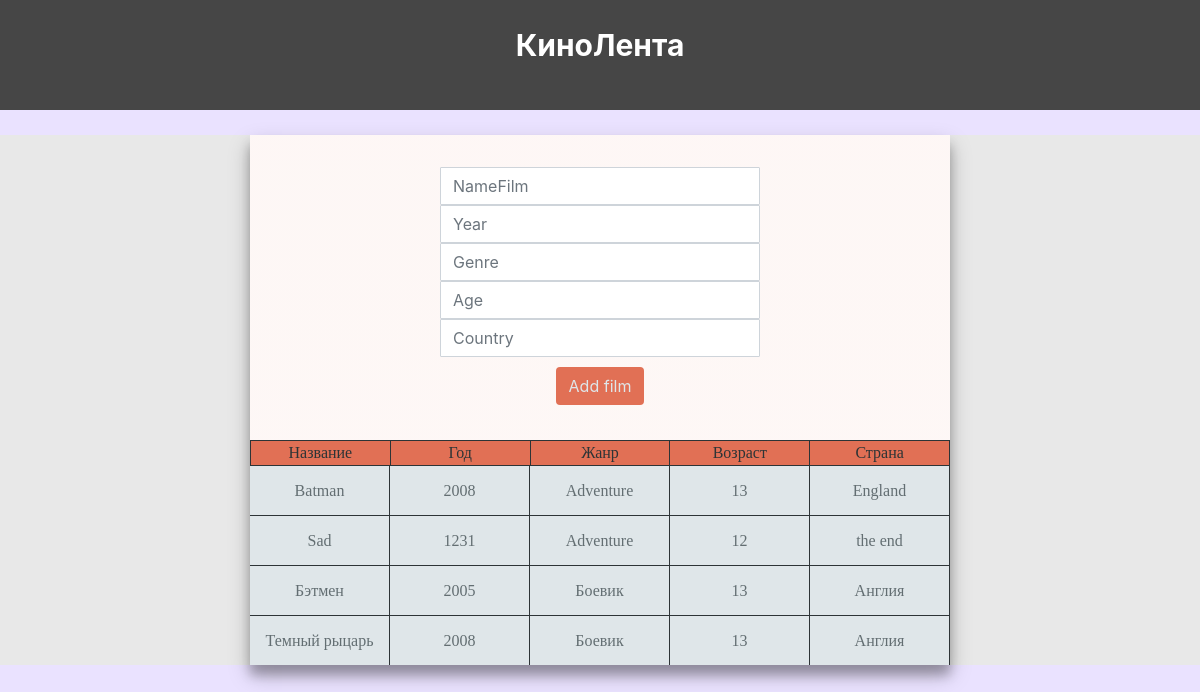
The page /sample.test/_www/index.php on the database its author committed.
### tables this page shows
CREATE TABLE `films` (
  `namefilm` varchar(255) NOT NULL,
  `year` smallint(4) NOT NULL,
  `genre` text NOT NULL,
  `age` smallint(2) NOT NULL,
  `country` text NOT NULL
);

### sample.test/_www/handler-output.php (called while the page is built)
<?php
$data = array();
$sqlShow = "SELECT * FROM films";
if(($connection->query($sqlShow)) != NULL)
{
    $i = 0;
    foreach($connection->query($sqlShow) as $row)
    {
        $data[$i] = $row;
        $i++;
    }
}

### sample.test/_www/index.php (the view, shortened to what this page needs)
<!DOCTYPE html>
<html>
<head>
<link rel="stylesheet" type="text/css" href="css/bootstrap.min.css">
<link rel="stylesheet" type="text/css" href="css_main.css">
</head>
<body>
<div class="container-fluid" id="Header">
   <div class="row" id="find_str">
        <div class="col logo_div "> <a href="index.php" class="logo_text"> <b>КиноЛента</b> </a> </div>
   </div>
</div>
<?php
require_once('db_connect.php');
require_once ('handler-output.php');
?>
<div class="cont_up">
        <div class="container col-7" id="cont">
                   <div class="row justify-content-center align-items-center" style="width: inherit; margin: 0">
                              <div class="col-6">
                                   <form class="valid-form" action="index.php" method="post">
                                       <input type="text" id="film" name="name" class="form-control valid-input" placeholder="NameFilm">
                                       <input type="text" id="year" name="year" class="form-control valid-input num-input" placeholder="Year">
                                       <input type="text" id="genre" name="genre" class="form-control valid-input" placeholder="Genre">
                                       <input type="text" id="age" name="age" class="form-control valid-input" placeholder="Age">
                                       <input type="text" id="country" name="country" class="form-control valid-input" placeholder="Country">
                                       <input type="submit" id="btn-submit" class="valid-btn btn" name="ready" value="Add film">
                                   </form>
                               </div>
                   </div>
                   <div class="row justify-content-center" style="width: inherit; margin-top: 5%; margin-left: 0">
                       <div class="col topic-table" style="border-left: 0.5px solid #2d3436" >Название</div>
                       <div class="col topic-table">Год</div>
                       <div class="col topic-table">Жанр</div>
                       <div class="col topic-table">Возраст</div>
                       <div class="col topic-table">Страна</div>
                   </div>
            <?php
                foreach($data as $row)
                {
                    ?>
                     <div class="row justify-content-center" id="table">
                           <div class="col item-table font-style">
                             <div class="row align-items-center justify-content-center family">
                                 <div class="col"><?php echo $row['namefilm']?></div>
                             </div>
                           </div>
                             <div class="col item-table font-style" style="height: inherit;">
                                 <div class="row align-items-center justify-content-center family" style="height: inherit;">
                                     <div class="col"><?php echo $row['year']?></div>
                                 </div>
                             </div>
                             <div class="col item-table font-style" style="height: inherit;">
                                 <div class="row align-items-center justify-content-center family">
                                     <div class="col"><?php echo $row['genre']?></div>
                                 </div>
                             </div>
                             <div class="col item-table font-style" style="height: inherit;">
                                 <div class="row align-items-center justify-content-center family">
                                     <div class="col"><?php echo $row['age']?></div>
                                 </div>
                             </div>
                             <div class="col item-table font-style" style="height: inherit;">
                                 <div class="row align-items-center justify-content-center family">
                                     <div class="col"><?php echo $row['country']?></div>
                                 </div>
                             </div>
                   </div>
          <?php } ?>
        </div>
</div>
</body>
</html>

### sample.test/_www/css_main.css (style rules this page uses)
body { background: #EAE2FF; }
#Header { background: #464646; height: 110px; }
.logo_text { font-size: 30px; color: white; }
.logo_div { text-align: center; color: white; }
#find_str { padding-top: 2%; }
#cont { background: linear-gradient(to top, #ffffff -1000%, #f0ae9e 10000%); height: 95%; margin-top: 25px; margin-bottom: 20px; box-shadow: 0 10px 20px rgba(0,0,0,0.25), 0 10px 10px rgba(0,0,0,0.22); padding: 0; }
.cont_up { background: #e8e8e8; text-align: center; }
.form-control { border-radius: 1px; }
#btn-submit { background: #e17055; color: #dfe6e9; margin-top: 3%; }
.topic-table { background:#e17055; border-top: 0.5px solid #2d3436; border-right: 0.5px solid #2d3436; font-family: "Exo 2 Medium"; color: #2d3436; width: inherit; }
.item-table { border-right: 0.5px solid #2d3436; border-top: 0.5px solid #2d3436; height: inherit; background: #dfe6e9; }
.valid-form { margin-top: 10%; }
.font-style { color: #636e72; font-family: "Exo 2 Light"; }
#table { width: inherit; height: 50px; margin-left: 0 }
.family { height: inherit; }

### rows shown on the page
films: namefilm "Batman", year "2008", genre "Adventure", age "13", country "England"
films: namefilm "Sad", year "1231", genre "Adventure", age "12", country "the end"
films: namefilm "Бэтмен", year "2005", genre "Боевик", age "13", country "Англия"
films: namefilm "Темный рыцарь", year "2008", genre "Боевик", age "13", country "Англия"
